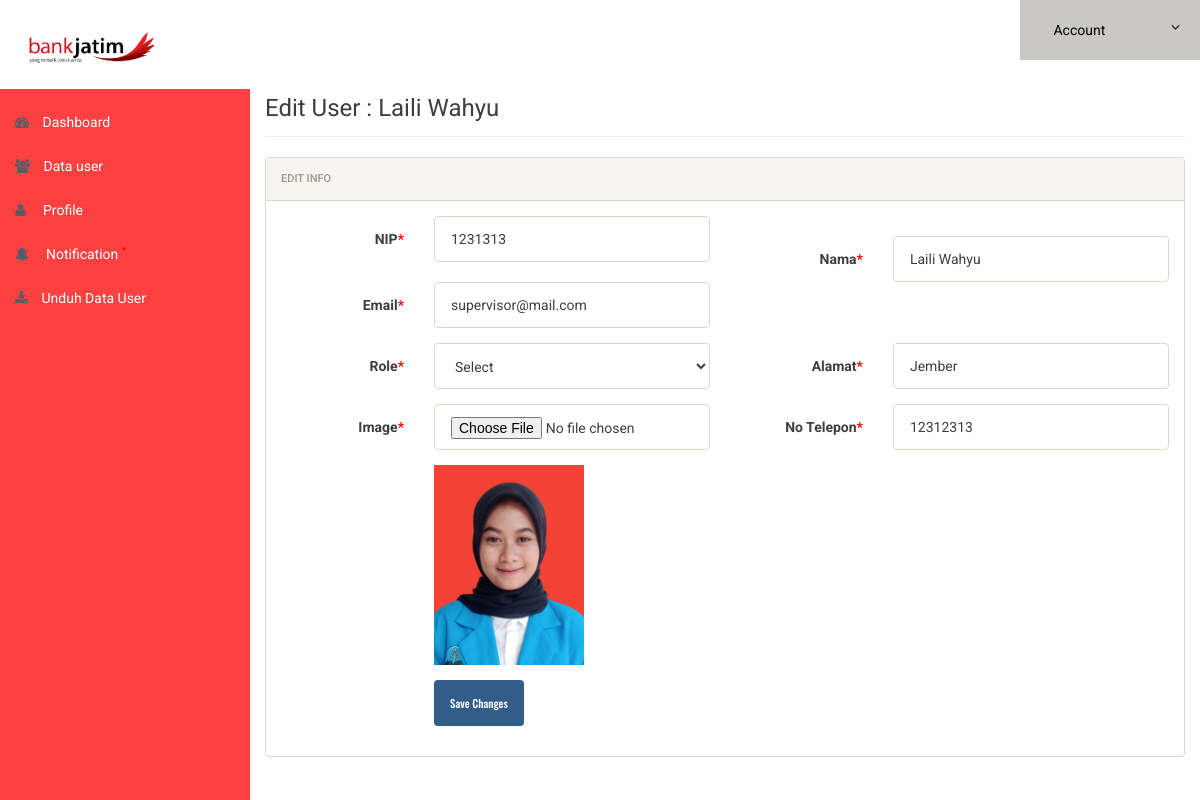
The page /admin/edit-user.php?edit=22 (signed in) on the database its author committed.
### tables this page shows
CREATE TABLE `users` (
  `id` int(11) NOT NULL,
  `nip` int(11) NOT NULL,
  `name` varchar(50) NOT NULL,
  `email` varchar(50) NOT NULL,
  `password` varchar(50) NOT NULL,
  `role` varchar(50) NOT NULL,
  `mobile` varchar(50) NOT NULL,
  `designation` varchar(50) NOT NULL,
  `image` varchar(50) NOT NULL,
  `status` int(11) NOT NULL DEFAULT 0,
  `baned` enum('n','y') NOT NULL,
  `logintime` int(11) NOT NULL
);

### admin/edit-user.php (the view, shortened to what this page needs)
<?php
include('includes/config.php');
if(strlen($_SESSION['alogin'])==0)
	{
header('location:index.php');
}
else{
if(isset($_GET['edit']))
	{
		$editid=$_GET['edit'];
	}
?>
<!doctype html>
<html lang="en" class="no-js">
<head>
	<link rel="stylesheet" href="css/font-awesome.min.css">
	<link rel="stylesheet" href="css/bootstrap.min.css">
	<link rel="stylesheet" href="css/dataTables.bootstrap.min.css">
	<link rel="stylesheet" href="css/bootstrap-social.css">
	<link rel="stylesheet" href="css/bootstrap-select.css">
	<link rel="stylesheet" href="css/fileinput.min.css">
	<link rel="stylesheet" href="css/awesome-bootstrap-checkbox.css">
	<link rel="stylesheet" href="css/style.css">
</head>
<body>
<?php
		$sql = "SELECT * from users where id = :editid";
		$query = $dbh -> prepare($sql);
		$query->bindParam(':editid',$editid,PDO::PARAM_INT);
		$query->execute();
		$result=$query->fetch(PDO::FETCH_OBJ);
?>
	<?php include('includes/header.php');?>
	<div class="ts-main-content">
	<?php include('includes/leftbar.php');?>
		<div class="content-wrapper">
			<div class="container-fluid">
				<div class="row">
					<div class="col-md-12">
						<h3 class="page-title">Edit User : <?php echo htmlentities($result->name); ?></h3>
						<div class="row">
							<div class="col-md-12">
								<div class="panel panel-default">
									<div class="panel-heading">Edit Info</div>
									<div class="panel-body">
<form method="post" class="form-horizontal" enctype="multipart/form-data" name="imgform">
<div class="form-group">
<label class="col-sm-2 control-label">NIP<span style="color:red">*</span></label>
<div class="col-sm-4">
<input type="text" name="nip" class="form-control" required value="<?php echo htmlentities($result->nip);?>">
</div>
<br>
<label class="col-sm-2 control-label">Nama<span style="color:red">*</span></label>
<div class="col-sm-4">
<input type="text" name="name" class="form-control" required value="<?php echo htmlentities($result->name);?>">
</div>
<label class="col-sm-2 control-label">Email<span style="color:red">*</span></label>
<div class="col-sm-4">
<input type="email" name="email" class="form-control" required value="<?php echo htmlentities($result->email);?>">
</div>
</div>
<div class="form-group">
<label class="col-sm-2 control-label">Role<span style="color:red">*</span></label>
<div class="col-sm-4">
<select name="role" class="form-control" required>
							<option value="">Select</option>
                            </select>
</div>
<label class="col-sm-2 control-label">Alamat<span style="color:red">*</span></label>
<div class="col-sm-4">
<input type="text" name="designation" class="form-control" required value="<?php echo htmlentities($result->designation);?>">
</div>
</div>
<div class="form-group">
<label class="col-sm-2 control-label">Image<span style="color:red">*</span></label>
<div class="col-sm-4">
<input type="file" name="image" class="form-control">
</div>
<label class="col-sm-2 control-label">No Telepon<span style="color:red">*</span></label>
<div class="col-sm-4">
<input type="number" name="mobileno" class="form-control" required value="<?php echo htmlentities($result->mobile);?>">
</div>
</div>
<div class="form-group">
	<div class="col-sm-8 col-sm-offset-2">
		<img src="../images/<?php echo htmlentities($result->image);?>" width="150px"/>
</div>
</div>
<div class="form-group">
	<div class="col-sm-8 col-sm-offset-2">
		<button class="btn btn-primary" name="submit" type="submit">Save Changes</button>
	</div>
</div>
</form>
									</div>
								</div>
							</div>
						</div>
					</div>
				</div>
			</div>
		</div>
	</div>
</body>
</html>
<?php } ?>

### admin/css/style.css (style rules this page uses)
html { font-size: 14px; }
@media only screen and (min-width: 480px) { html { font-size: 17px; } }
@media only screen and (min-width: 768px) { html { font-size: 14px; } }
body { font-size: 1em; }
.btn { font-family: 'Oswald', sans-serif; }
.panel { overflow: hidden; }
.btn { text-transform: none; }
.page-title { padding-bottom: 15px; margin-bottom: 20px; border-bottom: 1px solid #f0f0f0; }
.ts-main-content .content-wrapper { padding-top: 15px; margin-top: 60px; }
@media only screen and (min-width: 992px) { .ts-main-content .content-wrapper { margin-left: 250px; } }

### rows shown on the page
users: name "Laili Wahyu", nip "1231313", email "supervisor@mail.com", designation "Jember", mobileno "12312313", image (picture)
